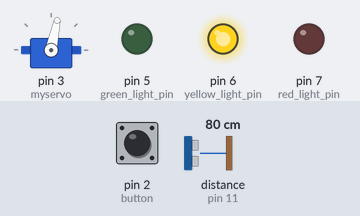
The sketch below on a simulated Arduino Uno, built with avr-gcc and run on an emulated ATmega328P. Parts: servo, output pins drawn as LEDs (lit = HIGH). Wiring (inferred from the names in the program): ultrasonic range finder: trigger pin 10; echo pin 11. Inputs (shaded band) come from the test bench; at power-on: distance to the obstacle (sensor on pin 11) 80 cm, pin 2 (button) LOW. The echo pulse lasts 58.3 µs per cm; pins used as bus, display or sensor lines are not drawn; what the sketch prints to the serial monitor is not drawn.

Above: at 1.2 s.
1.3 s: distance to the obstacle (sensor on pin 11) set to 299 cm
At 2.2 s:
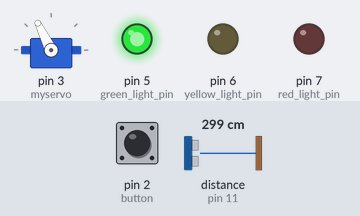
4.3 s: distance to the obstacle (sensor on pin 11) set to 2 cm
At 5.3 s:
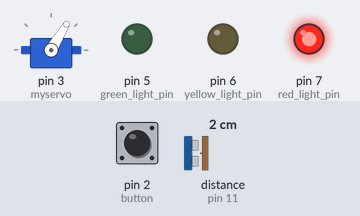
7.3 s: distance to the obstacle (sensor on pin 11) set to 60 cm
At 8.3 s:
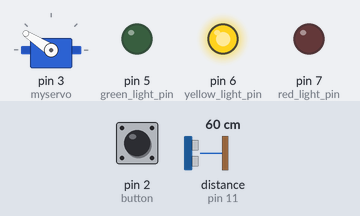
10.3 s: distance to the obstacle (sensor on pin 11) set to 4 cm
At 13.2 s:
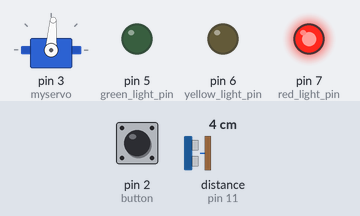
13.3 s: distance to the obstacle (sensor on pin 11) set to 173 cm
At 14.2 s:
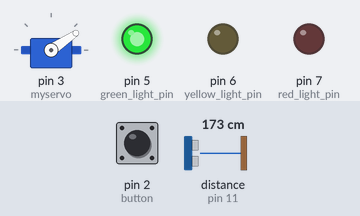
16.3 s: pin 2 (button) pulled HIGH for 0.15 s
Timing chart, 0 to 19.3 s (numbered marks = the images above; inputs shaded):
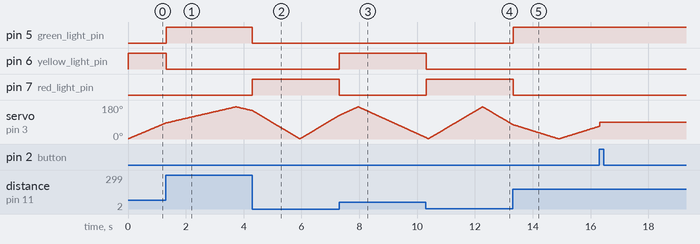

The sketch:

radar.ino
```cpp
#include <Servo.h>

Servo myservo;

const int pingPin = 10;
const int echoPin = 11;

const int red_light_pin= 7;
const int green_light_pin = 5;
const int yellow_light_pin = 6;

const int button = 2;
int mode = 0;
int oldMode = 0;
boolean oldSwitchState = LOW;
boolean newSwitchState = LOW;

int pos = 1;
long duration;
int distance;

int degPerLoop = 1;
int modeDelay = LOW;
boolean loopBreak = LOW;

void setup() {
  pinMode(button, INPUT);
  pinMode(red_light_pin, OUTPUT);
  pinMode(green_light_pin, OUTPUT);
  pinMode(yellow_light_pin, OUTPUT);
  Serial.begin(9600);
  myservo.attach(3);
}

void loop() {
  spin();
  }

void spin() {
  for (pos = 1; pos <= 170; pos += degPerLoop) {
    modes();
    myservo.write(pos);
    dist(pos);
    delay(modeDelay);
  }
  for (pos = 170; pos >= 1; pos -= degPerLoop) {
    modes();
    myservo.write(pos);
    dist(pos);
    delay(modeDelay);
  }
}

void modes() {
  newSwitchState = digitalRead(button);
  if (newSwitchState != oldSwitchState )
  {
    if ( newSwitchState == HIGH )
    {
      mode++;
      if (mode > 4) {
        mode = 0;
      }

      switch(mode) {
        case 0:
          degPerLoop = 1;
          modeDelay = 5;
          break;

        case 1:
          degPerLoop = 0;
          modeDelay = 1;
          pos = 90;
          break;

        case 2:
          degPerLoop = 10;
          modeDelay = 120;
          break;

        case 3:
          degPerLoop = 30;
          modeDelay = 120;
          break
          ;
      }
    }
    oldSwitchState = newSwitchState;
  }
}

void dist(int pos) {
   long duration, cm;
   pinMode(pingPin, OUTPUT);
   digitalWrite(pingPin, LOW);
   delayMicroseconds(2);
   digitalWrite(pingPin, HIGH);
   delayMicroseconds(10);
   digitalWrite(pingPin, LOW);
   pinMode(echoPin, INPUT);
   duration = pulseIn(echoPin, HIGH);
   cm = microsecondsToCentimeters(duration);
   target(pos, cm);
   delay(10);
}

void target(int pos, long distance) {

  if (distance > 200) {
    distance = 0;
  }
    rgb(distance);
    //Serial.print("{\"distance\": ");
    //Serial.print(distance);
    //Serial.print(",");
    //Serial.print("\"angle\": ");
    //Serial.print(pos);
    //Serial.print("}");
    //Serial.println();
    Serial.print(pos);
    Serial.print("*");
    Serial.print(distance);
    Serial.print("#");
  }

long microsecondsToCentimeters(long microseconds) {
   return microseconds / 29 / 2;
}

void rgb(int dis) {
  if (dis == 0) {
    dis = 999;
  }
  if (dis <= 40 && dis != 0) {
    digitalWrite(red_light_pin, HIGH);
    digitalWrite(green_light_pin, LOW);
    digitalWrite(yellow_light_pin, LOW);
  } else if (dis > 40 && dis <= 90) {
    digitalWrite(red_light_pin, LOW);
    digitalWrite(green_light_pin, LOW);
    digitalWrite(yellow_light_pin, HIGH);
  } else if (dis > 90) {
    digitalWrite(red_light_pin, LOW);
    digitalWrite(green_light_pin, HIGH);
    digitalWrite(yellow_light_pin, LOW);
  }
}
```

Measured:
- after the input at 1.3 s, pin 5 (green_light_pin): LOW → HIGH at once; pin 6 (yellow_light_pin): HIGH → LOW at once
- after the input at 4.3 s, pin 5 (green_light_pin): HIGH → LOW at once; pin 7 (red_light_pin): LOW → HIGH at once
- after the input at 7.3 s, pin 6 (yellow_light_pin): LOW → HIGH at once; pin 7 (red_light_pin): HIGH → LOW at once
- after the input at 10.3 s, pin 6 (yellow_light_pin): HIGH → LOW at once; pin 7 (red_light_pin): LOW → HIGH at once
- after the input at 13.3 s, pin 5 (green_light_pin): LOW → HIGH at once; pin 7 (red_light_pin): HIGH → LOW at once
